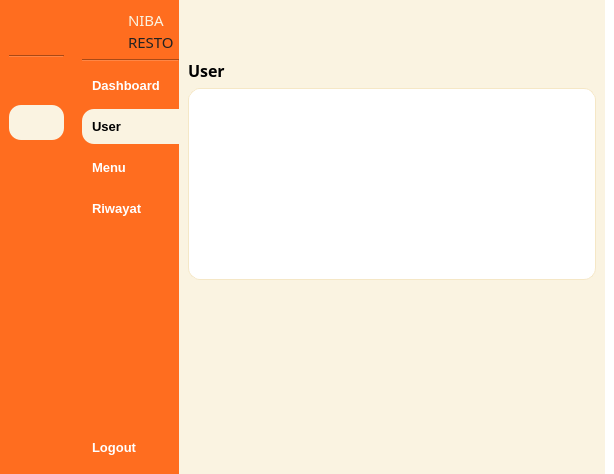
<?xml version="1.0" encoding="UTF-8"?>
<ui version="4.0">
 <class>MainWindow</class>
 <widget class="QMainWindow" name="MainWindow">
  <property name="geometry">
   <rect>
    <x>0</x>
    <y>0</y>
    <width>614</width>
    <height>474</height>
   </rect>
  </property>
  <property name="font">
   <font>
    <pointsize>12</pointsize>
   </font>
  </property>
  <property name="windowTitle">
   <string>MainWindow</string>
  </property>
  <property name="styleSheet">
   <string notr="true">background-color: rgb(255, 255, 255);</string>
  </property>
  <widget class="QWidget" name="centralwidget">
   <layout class="QGridLayout" name="gridLayout">
    <property name="leftMargin">
     <number>0</number>
    </property>
    <property name="topMargin">
     <number>0</number>
    </property>
    <property name="rightMargin">
     <number>0</number>
    </property>
    <property name="bottomMargin">
     <number>0</number>
    </property>
    <property name="horizontalSpacing">
     <number>0</number>
    </property>
    <item row="0" column="0">
     <widget class="QWidget" name="icon_only_widget" native="true">
      <property name="maximumSize">
       <size>
        <width>75</width>
        <height>16777215</height>
       </size>
      </property>
      <property name="styleSheet">
       <string notr="true">QPushButton {
	text-align: center;
	border-radius: 12px;
    padding: 10px;
    border: 0px;
	color: white;
    font-weight: 600;
}

QPushButton:hover {
	background-color: rgb(181, 171, 146);
}

QPushButton:checked {
	color: black;
	background-color: #FAF3E1;
}

QWidget {
	background-color: #FF6D1F;
}</string>
      </property>
      <layout class="QVBoxLayout" name="verticalLayout_4">
       <item>
        <layout class="QVBoxLayout" name="verticalLayout_7">
         <item>
          <layout class="QHBoxLayout" name="horizontalLayout_4">
           <property name="rightMargin">
            <number>5</number>
           </property>
           <item>
            <widget class="QLabel" name="label_4">
             <property name="sizePolicy">
              <sizepolicy hsizetype="Fixed" vsizetype="Fixed">
               <horstretch>0</horstretch>
               <verstretch>0</verstretch>
              </sizepolicy>
             </property>
             <property name="minimumSize">
              <size>
               <width>40</width>
               <height>40</height>
              </size>
             </property>
             <property name="maximumSize">
              <size>
               <width>40</width>
               <height>40</height>
              </size>
             </property>
             <property name="styleSheet">
              <string notr="true">QLabel {
    background-color: transparent;
    border-radius: 20px;
    background-image: url(:/yourpic.png);
    background-repeat: no-repeat;
    background-position: center;
}
</string>
             </property>
             <property name="text">
              <string/>
             </property>
             <property name="pixmap">
              <pixmap resource="images.qrc">:/image/images/logo-rounded.png</pixmap>
             </property>
             <property name="scaledContents">
              <bool>true</bool>
             </property>
            </widget>
           </item>
          </layout>
         </item>
         <item>
          <widget class="Line" name="line">
           <property name="orientation">
            <enum>Qt::Horizontal</enum>
           </property>
          </widget>
         </item>
         <item>
          <widget class="QPushButton" name="btn_dashboard_icon">
           <property name="font">
            <font>
             <family>Microsoft Sans Serif</family>
             <pointsize>10</pointsize>
             <weight>75</weight>
             <bold>true</bold>
            </font>
           </property>
           <property name="styleSheet">
            <string notr="true"/>
           </property>
           <property name="text">
            <string/>
           </property>
           <property name="icon">
            <iconset resource="images.qrc">
             <normaloff>:/image/images/mage--home-fill-off.png</normaloff>
             <normalon>:/image/images/mage--home-fill.png</normalon>
             <disabledoff>:/image/images/mage--home-fill-off.png</disabledoff>
             <disabledon>:/image/images/mage--home-fill.png</disabledon>
             <activeoff>:/image/images/mage--home-fill-off.png</activeoff>
             <activeon>:/image/images/mage--home-fill.png</activeon>
             <selectedoff>:/image/images/mage--home-fill-off.png</selectedoff>
             <selectedon>:/image/images/mage--home-fill.png</selectedon>:/image/images/mage--home-fill-off.png</iconset>
           </property>
           <property name="iconSize">
            <size>
             <width>20</width>
             <height>20</height>
            </size>
           </property>
           <property name="checkable">
            <bool>true</bool>
           </property>
           <property name="checked">
            <bool>false</bool>
           </property>
           <property name="autoExclusive">
            <bool>true</bool>
           </property>
          </widget>
         </item>
         <item>
          <widget class="QPushButton" name="btn_user_icon">
           <property name="font">
            <font>
             <family>MS Sans Serif</family>
             <pointsize>10</pointsize>
             <weight>75</weight>
             <bold>true</bold>
            </font>
           </property>
           <property name="styleSheet">
            <string notr="true"/>
           </property>
           <property name="text">
            <string/>
           </property>
           <property name="icon">
            <iconset resource="images.qrc">
             <normaloff>:/image/images/mage--users-fill-off.png</normaloff>
             <normalon>:/image/images/mage--users-fill.png</normalon>:/image/images/mage--users-fill-off.png</iconset>
           </property>
           <property name="iconSize">
            <size>
             <width>20</width>
             <height>20</height>
            </size>
           </property>
           <property name="checkable">
            <bool>true</bool>
           </property>
           <property name="checked">
            <bool>true</bool>
           </property>
           <property name="autoExclusive">
            <bool>true</bool>
           </property>
          </widget>
         </item>
         <item>
          <widget class="QPushButton" name="btn_menu_icon">
           <property name="font">
            <font>
             <family>MS Sans Serif</family>
             <pointsize>10</pointsize>
             <weight>75</weight>
             <bold>true</bold>
            </font>
           </property>
           <property name="styleSheet">
            <string notr="true"/>
           </property>
           <property name="text">
            <string/>
           </property>
           <property name="icon">
            <iconset resource="images.qrc">
             <normaloff>:/image/images/mage--clipboard-2-fill-off.png</normaloff>
             <normalon>:/image/images/mage--clipboard-2-fill.png</normalon>:/image/images/mage--clipboard-2-fill-off.png</iconset>
           </property>
           <property name="iconSize">
            <size>
             <width>20</width>
             <height>20</height>
            </size>
           </property>
           <property name="checkable">
            <bool>true</bool>
           </property>
           <property name="autoExclusive">
            <bool>true</bool>
           </property>
          </widget>
         </item>
         <item>
          <widget class="QPushButton" name="btn_riwayat_icon">
           <property name="font">
            <font>
             <family>Microsoft Sans Serif</family>
             <pointsize>10</pointsize>
             <weight>75</weight>
             <bold>true</bold>
            </font>
           </property>
           <property name="styleSheet">
            <string notr="true"/>
           </property>
           <property name="text">
            <string/>
           </property>
           <property name="icon">
            <iconset resource="images.qrc">
             <normaloff>:/image/images/mage--book-text-fill.png</normaloff>
             <normalon>:/image/images/mage--book-text-fill-off.png</normalon>:/image/images/mage--book-text-fill.png</iconset>
           </property>
           <property name="iconSize">
            <size>
             <width>20</width>
             <height>20</height>
            </size>
           </property>
           <property name="checkable">
            <bool>true</bool>
           </property>
           <property name="checked">
            <bool>false</bool>
           </property>
           <property name="autoExclusive">
            <bool>true</bool>
           </property>
          </widget>
         </item>
         <item>
          <spacer name="verticalSpacer_3">
           <property name="orientation">
            <enum>Qt::Vertical</enum>
           </property>
           <property name="sizeHint" stdset="0">
            <size>
             <width>40</width>
             <height>200</height>
            </size>
           </property>
          </spacer>
         </item>
         <item>
          <widget class="QPushButton" name="btn_logout_icon">
           <property name="font">
            <font>
             <family>MS Sans Serif</family>
             <pointsize>10</pointsize>
             <weight>75</weight>
             <bold>true</bold>
            </font>
           </property>
           <property name="styleSheet">
            <string notr="true">QPushButton {
	border-radius: 12px;
}</string>
           </property>
           <property name="text">
            <string/>
           </property>
           <property name="icon">
            <iconset resource="images.qrc">
             <normaloff>:/image/images/mage--shut-down-fill-off.png</normaloff>
             <normalon>:/image/images/mage--shut-down-fill.png</normalon>:/image/images/mage--shut-down-fill-off.png</iconset>
           </property>
           <property name="iconSize">
            <size>
             <width>20</width>
             <height>20</height>
            </size>
           </property>
          </widget>
         </item>
        </layout>
       </item>
      </layout>
     </widget>
    </item>
    <item row="0" column="1">
     <widget class="QWidget" name="icon_name_widget" native="true">
      <property name="maximumSize">
       <size>
        <width>150</width>
        <height>16777215</height>
       </size>
      </property>
      <property name="styleSheet">
       <string notr="true">QPushButton {
	text-align: left;
	border-top-left-radius: 12px;
	border-bottom-left-radius: 12px;
    padding: 10px;
    border: 0px;
	color: white;
    font-weight: 600;
}

QPushButton:hover {
	background-color: rgb(181, 171, 146);
}

QPushButton:checked {
	color: black;
	background-color: #FAF3E1;
}

QWidget {
	background-color: #FF6D1F;
}</string>
      </property>
      <layout class="QVBoxLayout" name="verticalLayout">
       <property name="rightMargin">
        <number>0</number>
       </property>
       <item>
        <layout class="QVBoxLayout" name="verticalLayout_2">
         <item>
          <layout class="QHBoxLayout" name="horizontalLayout_2">
           <property name="rightMargin">
            <number>5</number>
           </property>
           <item>
            <widget class="QLabel" name="label_2">
             <property name="sizePolicy">
              <sizepolicy hsizetype="Fixed" vsizetype="Fixed">
               <horstretch>0</horstretch>
               <verstretch>0</verstretch>
              </sizepolicy>
             </property>
             <property name="minimumSize">
              <size>
               <width>40</width>
               <height>40</height>
              </size>
             </property>
             <property name="maximumSize">
              <size>
               <width>40</width>
               <height>40</height>
              </size>
             </property>
             <property name="styleSheet">
              <string notr="true">QLabel {
    background-color: transparent;
    border-radius: 20px;
    background-image: url(:/yourpic.png);
    background-repeat: no-repeat;
    background-position: center;
}
</string>
             </property>
             <property name="text">
              <string/>
             </property>
             <property name="pixmap">
              <pixmap resource="images.qrc">:/image/images/logo-rounded.png</pixmap>
             </property>
             <property name="scaledContents">
              <bool>true</bool>
             </property>
            </widget>
           </item>
           <item>
            <layout class="QVBoxLayout" name="verticalLayout_3">
             <property name="spacing">
              <number>0</number>
             </property>
             <item>
              <widget class="QLabel" name="label_3">
               <property name="maximumSize">
                <size>
                 <width>50</width>
                 <height>16777215</height>
                </size>
               </property>
               <property name="font">
                <font>
                 <family>Bauhaus 93</family>
                 <pointsize>11</pointsize>
                 <weight>50</weight>
                 <bold>false</bold>
                 <strikeout>false</strikeout>
                 <kerning>true</kerning>
                </font>
               </property>
               <property name="styleSheet">
                <string notr="true">color: #FAF3E1;</string>
               </property>
               <property name="text">
                <string>NIBA</string>
               </property>
               <property name="textFormat">
                <enum>Qt::PlainText</enum>
               </property>
              </widget>
             </item>
             <item>
              <widget class="QLabel" name="label_5">
               <property name="sizePolicy">
                <sizepolicy hsizetype="Minimum" vsizetype="Preferred">
                 <horstretch>0</horstretch>
                 <verstretch>0</verstretch>
                </sizepolicy>
               </property>
               <property name="maximumSize">
                <size>
                 <width>50</width>
                 <height>16777215</height>
                </size>
               </property>
               <property name="font">
                <font>
                 <family>Bauhaus 93</family>
                 <pointsize>11</pointsize>
                 <weight>50</weight>
                 <bold>false</bold>
                 <strikeout>false</strikeout>
                 <kerning>true</kerning>
                </font>
               </property>
               <property name="styleSheet">
                <string notr="true">color: #222222;</string>
               </property>
               <property name="text">
                <string>RESTO</string>
               </property>
               <property name="textFormat">
                <enum>Qt::PlainText</enum>
               </property>
               <property name="scaledContents">
                <bool>false</bool>
               </property>
              </widget>
             </item>
            </layout>
           </item>
          </layout>
         </item>
         <item>
          <widget class="Line" name="line_2">
           <property name="orientation">
            <enum>Qt::Horizontal</enum>
           </property>
          </widget>
         </item>
         <item>
          <widget class="QPushButton" name="btn_dashboard_expanded">
           <property name="font">
            <font>
             <family>Microsoft Sans Serif</family>
             <pointsize>10</pointsize>
             <weight>75</weight>
             <bold>true</bold>
            </font>
           </property>
           <property name="styleSheet">
            <string notr="true"/>
           </property>
           <property name="text">
            <string>Dashboard</string>
           </property>
           <property name="icon">
            <iconset resource="images.qrc">
             <normaloff>:/image/images/mage--home-fill-off.png</normaloff>
             <normalon>:/image/images/mage--home-fill.png</normalon>
             <disabledoff>:/image/images/mage--home-fill-off.png</disabledoff>
             <disabledon>:/image/images/mage--home-fill.png</disabledon>
             <activeoff>:/image/images/mage--home-fill-off.png</activeoff>
             <activeon>:/image/images/mage--home-fill.png</activeon>
             <selectedoff>:/image/images/mage--home-fill-off.png</selectedoff>
             <selectedon>:/image/images/mage--home-fill.png</selectedon>:/image/images/mage--home-fill-off.png</iconset>
           </property>
           <property name="iconSize">
            <size>
             <width>20</width>
             <height>20</height>
            </size>
           </property>
           <property name="checkable">
            <bool>true</bool>
           </property>
           <property name="checked">
            <bool>false</bool>
           </property>
           <property name="autoExclusive">
            <bool>true</bool>
           </property>
          </widget>
         </item>
         <item>
          <widget class="QPushButton" name="btn_user_expanded">
           <property name="font">
            <font>
             <family>MS Sans Serif</family>
             <pointsize>10</pointsize>
             <weight>75</weight>
             <bold>true</bold>
            </font>
           </property>
           <property name="styleSheet">
            <string notr="true"/>
           </property>
           <property name="text">
            <string>User</string>
           </property>
           <property name="icon">
            <iconset resource="images.qrc">
             <normaloff>:/image/images/mage--users-fill-off.png</normaloff>
             <normalon>:/image/images/mage--users-fill.png</normalon>:/image/images/mage--users-fill-off.png</iconset>
           </property>
           <property name="iconSize">
            <size>
             <width>20</width>
             <height>20</height>
            </size>
           </property>
           <property name="checkable">
            <bool>true</bool>
           </property>
           <property name="checked">
            <bool>true</bool>
           </property>
           <property name="autoExclusive">
            <bool>true</bool>
           </property>
          </widget>
         </item>
         <item>
          <widget class="QPushButton" name="btn_menu_expanded">
           <property name="font">
            <font>
             <family>MS Sans Serif</family>
             <pointsize>10</pointsize>
             <weight>75</weight>
             <bold>true</bold>
            </font>
           </property>
           <property name="styleSheet">
            <string notr="true"/>
           </property>
           <property name="text">
            <string>Menu</string>
           </property>
           <property name="icon">
            <iconset resource="images.qrc">
             <normaloff>:/image/images/mage--clipboard-2-fill-off.png</normaloff>
             <normalon>:/image/images/mage--clipboard-2-fill.png</normalon>:/image/images/mage--clipboard-2-fill-off.png</iconset>
           </property>
           <property name="iconSize">
            <size>
             <width>20</width>
             <height>20</height>
            </size>
           </property>
           <property name="checkable">
            <bool>true</bool>
           </property>
           <property name="autoExclusive">
            <bool>true</bool>
           </property>
          </widget>
         </item>
         <item>
          <widget class="QPushButton" name="btn_riwayat_expanded">
           <property name="font">
            <font>
             <family>Microsoft Sans Serif</family>
             <pointsize>10</pointsize>
             <weight>75</weight>
             <bold>true</bold>
            </font>
           </property>
           <property name="styleSheet">
            <string notr="true"/>
           </property>
           <property name="text">
            <string>Riwayat</string>
           </property>
           <property name="icon">
            <iconset resource="images.qrc">
             <normaloff>:/image/images/mage--book-text-fill.png</normaloff>
             <normalon>:/image/images/mage--book-text-fill-off.png</normalon>:/image/images/mage--book-text-fill.png</iconset>
           </property>
           <property name="iconSize">
            <size>
             <width>20</width>
             <height>20</height>
            </size>
           </property>
           <property name="checkable">
            <bool>true</bool>
           </property>
           <property name="checked">
            <bool>false</bool>
           </property>
           <property name="autoExclusive">
            <bool>true</bool>
           </property>
          </widget>
         </item>
         <item>
          <spacer name="verticalSpacer_2">
           <property name="orientation">
            <enum>Qt::Vertical</enum>
           </property>
           <property name="sizeHint" stdset="0">
            <size>
             <width>40</width>
             <height>200</height>
            </size>
           </property>
          </spacer>
         </item>
         <item>
          <widget class="QPushButton" name="btn_logout_expanded">
           <property name="font">
            <font>
             <family>MS Sans Serif</family>
             <pointsize>10</pointsize>
             <weight>75</weight>
             <bold>true</bold>
            </font>
           </property>
           <property name="styleSheet">
            <string notr="true">QPushButton {
	border-radius: 12px;
}</string>
           </property>
           <property name="text">
            <string>Logout</string>
           </property>
           <property name="icon">
            <iconset resource="images.qrc">
             <normaloff>:/image/images/mage--shut-down-fill-off.png</normaloff>
             <normalon>:/image/images/mage--shut-down-fill.png</normalon>:/image/images/mage--shut-down-fill-off.png</iconset>
           </property>
           <property name="iconSize">
            <size>
             <width>20</width>
             <height>20</height>
            </size>
           </property>
          </widget>
         </item>
        </layout>
       </item>
      </layout>
     </widget>
    </item>
    <item row="0" column="2">
     <widget class="QWidget" name="main_menu" native="true">
      <property name="styleSheet">
       <string notr="true">background-color: rgb(255, 255, 255);</string>
      </property>
      <layout class="QVBoxLayout" name="verticalLayout_5">
       <property name="spacing">
        <number>0</number>
       </property>
       <property name="leftMargin">
        <number>0</number>
       </property>
       <property name="topMargin">
        <number>0</number>
       </property>
       <property name="bottomMargin">
        <number>0</number>
       </property>
       <item>
        <widget class="QWidget" name="widget" native="true">
         <property name="minimumSize">
          <size>
           <width>0</width>
           <height>50</height>
          </size>
         </property>
         <property name="maximumSize">
          <size>
           <width>16777215</width>
           <height>50</height>
          </size>
         </property>
         <property name="styleSheet">
          <string notr="true">background-color: rgb(250, 243, 225);</string>
         </property>
         <layout class="QHBoxLayout" name="horizontalLayout_6">
          <item>
           <layout class="QHBoxLayout" name="horizontalLayout">
            <item>
             <widget class="QPushButton" name="btn_expand">
              <property name="styleSheet">
               <string notr="true">QPushButton {
	text-align: left;
	border-radius: 12px;
    padding: 10px;
    border: 0px;
	color: black;
    font-weight: 600;
}

QPushButton:hover {
	background-color: #F5E7C6;
}

QPushButton:checked {
	background-color: #222222;
}</string>
              </property>
              <property name="text">
               <string/>
              </property>
              <property name="icon">
               <iconset resource="images.qrc">
                <normaloff>:/image/images/mage--dash-menu-off.png</normaloff>
                <normalon>:/image/images/mage--double-arrow-left-off.png</normalon>:/image/images/mage--dash-menu-off.png</iconset>
              </property>
              <property name="iconSize">
               <size>
                <width>20</width>
                <height>20</height>
               </size>
              </property>
              <property name="checkable">
               <bool>true</bool>
              </property>
             </widget>
            </item>
            <item>
             <spacer name="horizontalSpacer">
              <property name="orientation">
               <enum>Qt::Horizontal</enum>
              </property>
              <property name="sizeHint" stdset="0">
               <size>
                <width>20</width>
                <height>118</height>
               </size>
              </property>
             </spacer>
            </item>
           </layout>
          </item>
         </layout>
        </widget>
       </item>
       <item>
        <widget class="QWidget" name="widget_2" native="true">
         <property name="styleSheet">
          <string notr="true">QWidget {
	background-color: rgb(250, 243, 225);
}

QLabel {
	color:black;
}

QLineEdit {
	background-color: white;
	border-radius:  5px;
}

QComboBox {
	background-color: white;
	border-radius: 5px;
}</string>
         </property>
         <layout class="QVBoxLayout" name="verticalLayout_6">
          <item>
           <layout class="QHBoxLayout" name="horizontalLayout_3"/>
          </item>
          <item>
           <widget class="QLabel" name="label">
            <property name="font">
             <font>
              <family>MS Reference Sans Serif</family>
              <pointsize>12</pointsize>
              <weight>75</weight>
              <bold>true</bold>
             </font>
            </property>
            <property name="text">
             <string>User</string>
            </property>
           </widget>
          </item>
          <item>
           <widget class="QTableWidget" name="tableWidget">
            <property name="styleSheet">
             <string notr="true">QTableWidget {
    background-color: white;
    border: 1px solid #F5E7C6;
    border-radius: 12px;
    gridline-color: #F5E7C6;
    selection-background-color: rgb(181, 171, 146);
    selection-color: #222222;
    font-size: 14px;
}

QHeaderView::section {
    background-color: #F5E7C6;
    color: #222222;
    padding: 8px;
    border: none;
    border-right: 1px solid #FAF3E1;
    font-weight: bold;
    font-size: 14px;
}

QHeaderView {
    background-color: #F5E7C6;
    border-radius: 8px;
}

QTableWidget::item {
    padding: 6px;
    border: none;
}

QTableWidget::item:hover {
    background-color: rgba(181, 171, 146, 90%);
    color: #222222;
}

QTableWidget::item:selected {
    background-color: rgb(181, 171, 146);
    color: #222222;
}

QScrollBar:vertical {
    background: transparent;
    width: 12px;
    margin: 6px 0 6px 0;
}

QScrollBar::handle:vertical {
    background: #F5E7C6;
    border-radius: 6px;
}

QScrollBar::handle:vertical:hover {
    background: rgb(181, 171, 146);
}

QScrollBar::add-line,
QScrollBar::sub-line {
    height: 0;
}

QTableCornerButton::section {
    background-color: #F5E7C6;
    border: none;
}</string>
            </property>
           </widget>
          </item>
          <item>
           <spacer name="verticalSpacer_4">
            <property name="orientation">
             <enum>Qt::Vertical</enum>
            </property>
            <property name="sizeHint" stdset="0">
             <size>
              <width>20</width>
              <height>172</height>
             </size>
            </property>
           </spacer>
          </item>
         </layout>
        </widget>
       </item>
      </layout>
     </widget>
    </item>
   </layout>
  </widget>
 </widget>
 <resources>
  <include location="images.qrc"/>
 </resources>
 <connections>
  <connection>
   <sender>btn_expand</sender>
   <signal>toggled(bool)</signal>
   <receiver>icon_only_widget</receiver>
   <slot>setHidden(bool)</slot>
   <hints>
    <hint type="sourcelabel">
     <x>240</x>
     <y>39</y>
    </hint>
    <hint type="destinationlabel">
     <x>63</x>
     <y>252</y>
    </hint>
   </hints>
  </connection>
  <connection>
   <sender>btn_expand</sender>
   <signal>toggled(bool)</signal>
   <receiver>icon_name_widget</receiver>
   <slot>setVisible(bool)</slot>
   <hints>
    <hint type="sourcelabel">
     <x>240</x>
     <y>39</y>
    </hint>
    <hint type="destinationlabel">
     <x>186</x>
     <y>243</y>
    </hint>
   </hints>
  </connection>
  <connection>
   <sender>btn_logout_expanded</sender>
   <signal>clicked()</signal>
   <receiver>MainWindow</receiver>
   <slot>close()</slot>
   <hints>
    <hint type="sourcelabel">
     <x>185</x>
     <y>450</y>
    </hint>
    <hint type="destinationlabel">
     <x>140</x>
     <y>470</y>
    </hint>
   </hints>
  </connection>
  <connection>
   <sender>btn_dashboard_expanded</sender>
   <signal>toggled(bool)</signal>
   <receiver>btn_dashboard_icon</receiver>
   <slot>setChecked(bool)</slot>
   <hints>
    <hint type="sourcelabel">
     <x>185</x>
     <y>106</y>
    </hint>
    <hint type="destinationlabel">
     <x>41</x>
     <y>106</y>
    </hint>
   </hints>
  </connection>
  <connection>
   <sender>btn_user_expanded</sender>
   <signal>toggled(bool)</signal>
   <receiver>btn_user_icon</receiver>
   <slot>setChecked(bool)</slot>
   <hints>
    <hint type="sourcelabel">
     <x>109</x>
     <y>148</y>
    </hint>
    <hint type="destinationlabel">
     <x>45</x>
     <y>152</y>
    </hint>
   </hints>
  </connection>
  <connection>
   <sender>btn_menu_expanded</sender>
   <signal>toggled(bool)</signal>
   <receiver>btn_menu_icon</receiver>
   <slot>setChecked(bool)</slot>
   <hints>
    <hint type="sourcelabel">
     <x>185</x>
     <y>198</y>
    </hint>
    <hint type="destinationlabel">
     <x>47</x>
     <y>198</y>
    </hint>
   </hints>
  </connection>
  <connection>
   <sender>btn_dashboard_icon</sender>
   <signal>toggled(bool)</signal>
   <receiver>btn_dashboard_expanded</receiver>
   <slot>setChecked(bool)</slot>
   <hints>
    <hint type="sourcelabel">
     <x>43</x>
     <y>100</y>
    </hint>
    <hint type="destinationlabel">
     <x>123</x>
     <y>100</y>
    </hint>
   </hints>
  </connection>
  <connection>
   <sender>btn_user_icon</sender>
   <signal>toggled(bool)</signal>
   <receiver>btn_user_expanded</receiver>
   <slot>setChecked(bool)</slot>
   <hints>
    <hint type="sourcelabel">
     <x>23</x>
     <y>145</y>
    </hint>
    <hint type="destinationlabel">
     <x>168</x>
     <y>144</y>
    </hint>
   </hints>
  </connection>
  <connection>
   <sender>btn_menu_icon</sender>
   <signal>toggled(bool)</signal>
   <receiver>btn_menu_expanded</receiver>
   <slot>setChecked(bool)</slot>
   <hints>
    <hint type="sourcelabel">
     <x>34</x>
     <y>182</y>
    </hint>
    <hint type="destinationlabel">
     <x>153</x>
     <y>196</y>
    </hint>
   </hints>
  </connection>
  <connection>
   <sender>btn_logout_icon</sender>
   <signal>clicked()</signal>
   <receiver>MainWindow</receiver>
   <slot>close()</slot>
   <hints>
    <hint type="sourcelabel">
     <x>38</x>
     <y>445</y>
    </hint>
    <hint type="destinationlabel">
     <x>48</x>
     <y>513</y>
    </hint>
   </hints>
  </connection>
  <connection>
   <sender>btn_riwayat_icon</sender>
   <signal>toggled(bool)</signal>
   <receiver>btn_riwayat_expanded</receiver>
   <slot>setChecked(bool)</slot>
   <hints>
    <hint type="sourcelabel">
     <x>25</x>
     <y>223</y>
    </hint>
    <hint type="destinationlabel">
     <x>137</x>
     <y>229</y>
    </hint>
   </hints>
  </connection>
  <connection>
   <sender>btn_riwayat_icon</sender>
   <signal>toggled(bool)</signal>
   <receiver>btn_riwayat_expanded</receiver>
   <slot>setChecked(bool)</slot>
   <hints>
    <hint type="sourcelabel">
     <x>42</x>
     <y>222</y>
    </hint>
    <hint type="destinationlabel">
     <x>123</x>
     <y>217</y>
    </hint>
   </hints>
  </connection>
  <connection>
   <sender>btn_riwayat_expanded</sender>
   <signal>toggled(bool)</signal>
   <receiver>btn_riwayat_icon</receiver>
   <slot>setChecked(bool)</slot>
   <hints>
    <hint type="sourcelabel">
     <x>100</x>
     <y>222</y>
    </hint>
    <hint type="destinationlabel">
     <x>28</x>
     <y>223</y>
    </hint>
   </hints>
  </connection>
 </connections>
</ui>
